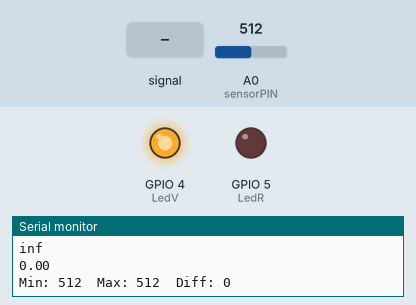
Recording of a sketch running on a simulated ESP8266 (NodeMCU). On the bench: output pins drawn as LEDs (lit = HIGH), the last lines printed to the serial monitor. Dashed ring = blinking. Inputs (shaded band) come from the test bench; at power-on: A0 (sensorPIN) = 512. WiFi joins after 1.5 s; servers stay silent unless stated; no MQTT or app messages arrive unless stated.

Above: at 2.7 s.
2.8 s: A0 (sensorPIN) fed a 2 Hz sine of ±306 counts around its level
At 3.3 s:
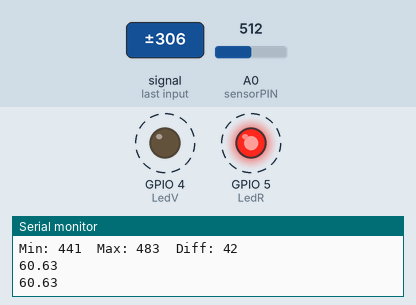
5.8 s: A0 (sensorPIN) set to 50
At 6.3 s:
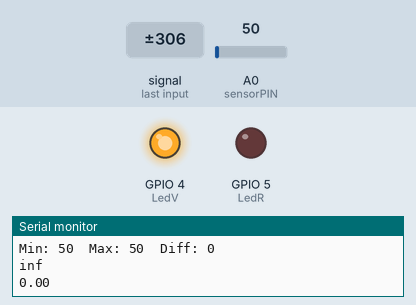
8.8 s: A0 (sensorPIN) set to 11
11.8 s: A0 (sensorPIN) set to 8
Timing chart, 0 to 14.8 s (numbered marks = the images above; inputs shaded):
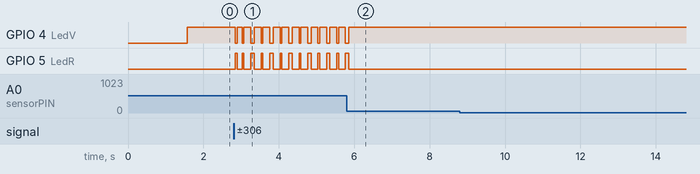

Measured:
- after the input at 2.8 s, GPIO 4 (LedV): alternates HIGH for 0.18 s and LOW for 0.05 s, starting after 0.05 s; GPIO 5 (LedR): alternates HIGH for 0.05 s and LOW for 0.18 s, starting after 0.05 s
- after the input at 5.8 s, GPIO 4 (LedV): goes on until 5.9 s, then stays HIGH; GPIO 5 (LedR): goes on until 5.9 s, then stays LOW

The sketch:

NoiseDetector.ino
```cpp
const char *ssid = "IoTest";
const char *password = "momoring123";
const char* mqtt_server = "68.183.119.177"; // Este es el address en mqtt dash
const char* keyDevice = "";
int LedV = 4;
int LedR = 5;
const int sensorPIN = A0;
unsigned int peakToPeak = 0;         // peak-to-peak level
// size of the window
const int inputWindow = 100;
// placeholder for a single measurement
unsigned int inputSample;

#include <ESP8266WiFi.h>
#include <PubSubClient.h>

WiFiClient espClient;
PubSubClient client(espClient);

void setup_wifi() {
  delay(10);
  WiFi.begin(ssid, password);
  while (WiFi.status() != WL_CONNECTED)
  {
    Serial.print(".");
    delay(500);
  }
  Serial.println("OK");
  }
//void callback(char* topic, byte* payload, unsigned int length) {
//}
 void reconnect() {
   if (!client.connected()) {
    if (client.connect(keyDevice,"","")){//Servidor broker es el usuario y prueba12 la contraseña en mqtt dash
      Serial.println("connected");
      client.subscribe("nd/#"); // Topico al momento de crear el boton
    } else {
      delay(5000);
    }
  }
}
void setup() {
  Serial.begin(9600);
  Serial.println("iniciando");
  setup_wifi();
  client.setServer(mqtt_server, 1883);
  pinMode(sensorPIN, INPUT);
  pinMode(LedV, OUTPUT);
  pinMode(LedR, OUTPUT);
  //client.setCallback(callback);
 }
void loop()
{
  if (!client.connected())
  {
   reconnect();
  }
  client.loop();

  // two variables for minimum and maximum values in window
  unsigned int inputMax = 0;
  unsigned int inputMin = 1024;

  // loop for the window
  for (unsigned int i = 0; i < inputWindow; i++) {
    // read in a single value
    inputSample = analogRead(sensorPIN);
    // get the minimum and maximum value
    inputMin = min(inputMin, inputSample);
    inputMax = max(inputMax, inputSample);
  }

  // send the values on serial
  Serial.print("Min: ");
  Serial.print(inputMin);
  Serial.print("  Max: ");
  Serial.print(inputMax);
  Serial.print("  Diff: ");
  Serial.print(inputMax - inputMin);
  Serial.println();
  peakToPeak = inputMax - inputMin;
  double volts = ((peakToPeak * 3.3) / 1024)*10;
  double volts_db = 20*log10(volts/0.001259);
  Serial.println(volts_db);
   if (volts_db <= 0){
      volts_db = 0;
      Serial.println(volts_db);
   }else{
      Serial.println(volts_db);
   }

   if (volts_db < 60.0){

      digitalWrite(LedV, HIGH);
      digitalWrite(LedR, LOW);
   }else{
      digitalWrite(LedV, LOW);
      digitalWrite(LedR, HIGH);
   }


  client.publish("nd/sensor",String(volts_db).c_str());
}
```
